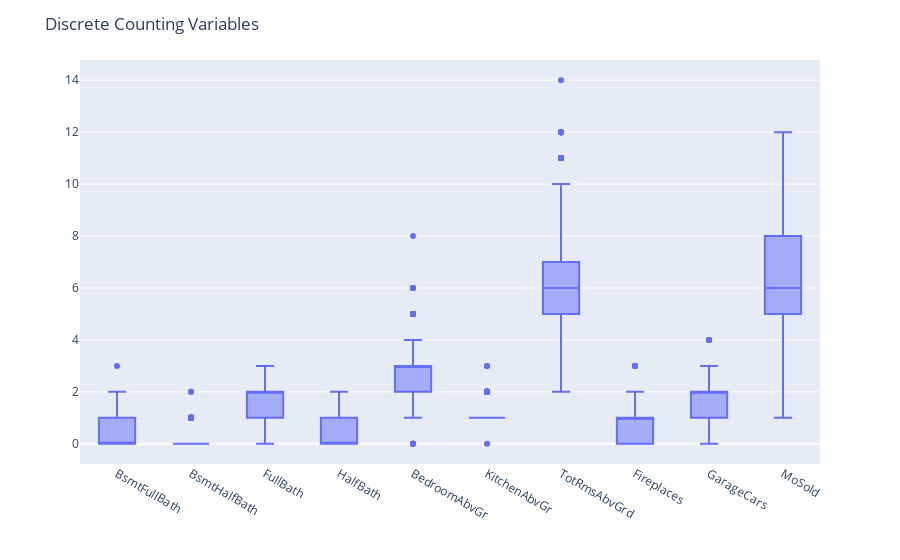

Write notebook code for a chart like this one.
### Code cell
disc_cts_plt = house[disc].drop(['YearBuilt', 'YearRemodAdd', 'GarageYrBlt', 'YrSold'], axis=1)
fig4 = px.box(pd.melt(disc_cts_plt), x="variable", y="value")
fig4.update_layout(
    title='Discrete Counting Variables',
    xaxis_title='',
    yaxis_title=''
)
# MoSold we covered already above
# GarageCars is an alternate to GarageArea above - pick 1
# However, GarageCars == 0 is a big problem so we need to make sure that's being picked up
# same applies I think to Bsmt stats here - either pick it up from the area stats or here, not both
# FullBath, HalfBath, BedroomAbvGr look interesting.  Suspect TotRmsAbvGrd is the sum of others + const.
# Kind of amazing spe houses had 0 FullBath?
# Kitchen adds no value, everybody has 1
# Fireplaces should be categorical yes/no

### Figure 1 — Plotly figure (JSON) as saved in the notebook; plotly's stock layout.template omitted (floating-point values rounded to 4 significant figures; data arrays with more than 128 entries replaced by an {"elided": "..."} marker saying what was removed)
{"data": [{"alignmentgroup": "True", "hovertemplate": "variable=%{x}<br>value=%{y}<extra></extra>", "legendgroup": "", "marker": {"color": "#636efa"}, "name": "", "notched": false, "offsetgroup": "", "orientation": "v", "showlegend": false, "type": "box", "x": {"elided": "14560 str values"}, "x0": " ", "xaxis": "x", "y": {"elided": "14560 int values"}, "y0": " ", "yaxis": "y"}], "layout": {"boxmode": "group", "legend": {"tracegroupgap": 0}, "margin": {"t": 60}, "title": {"text": "Discrete Counting Variables"}, "xaxis": {"anchor": "y", "domain": [0, 1], "title": {"text": ""}}, "yaxis": {"anchor": "x", "domain": [0, 1], "title": {"text": ""}}}}
